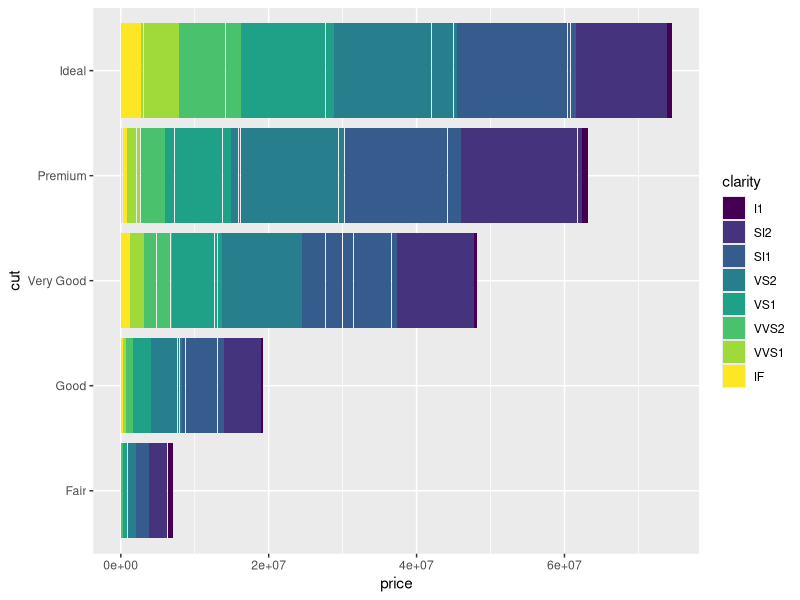
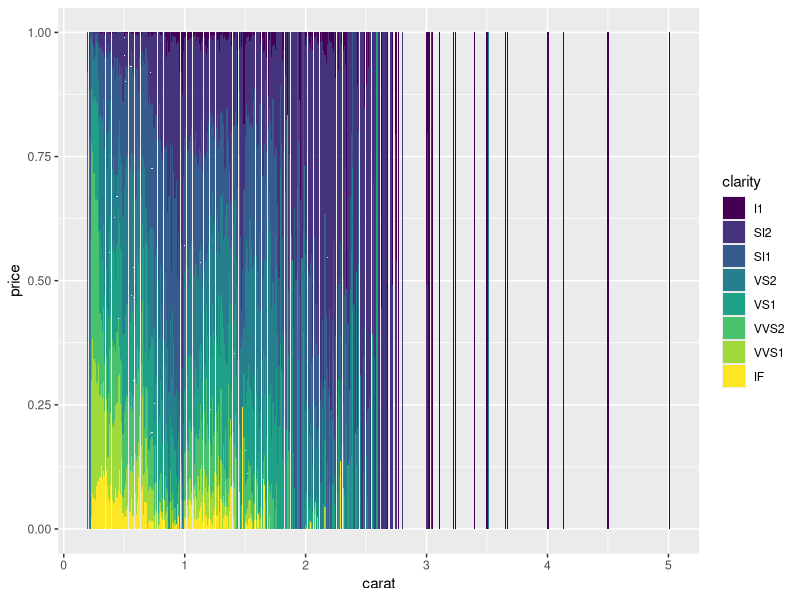
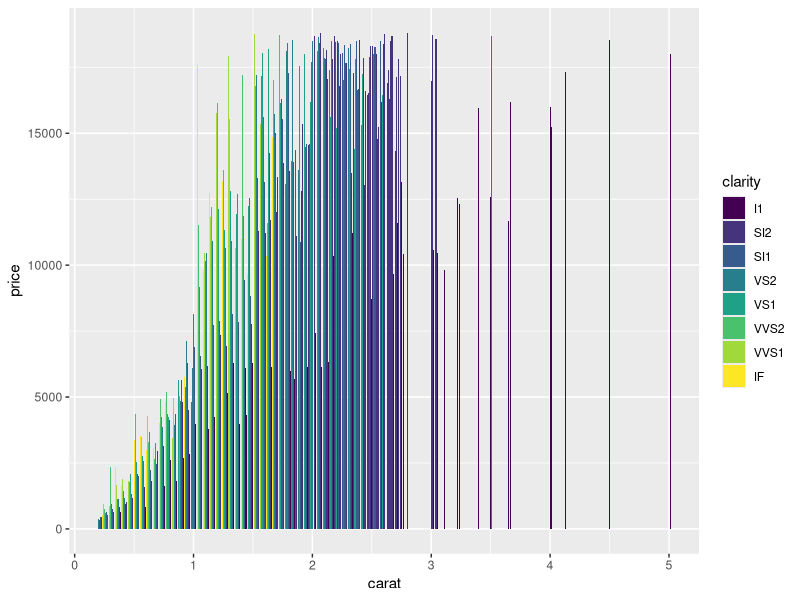
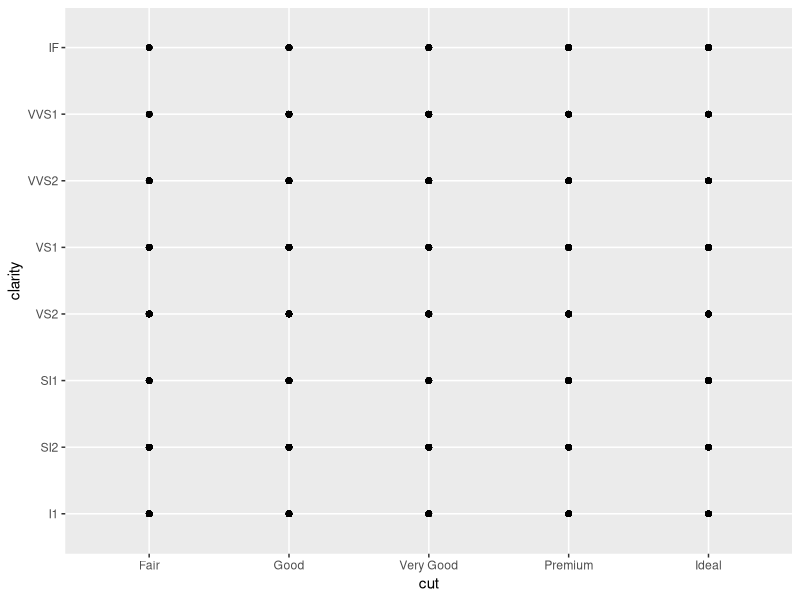
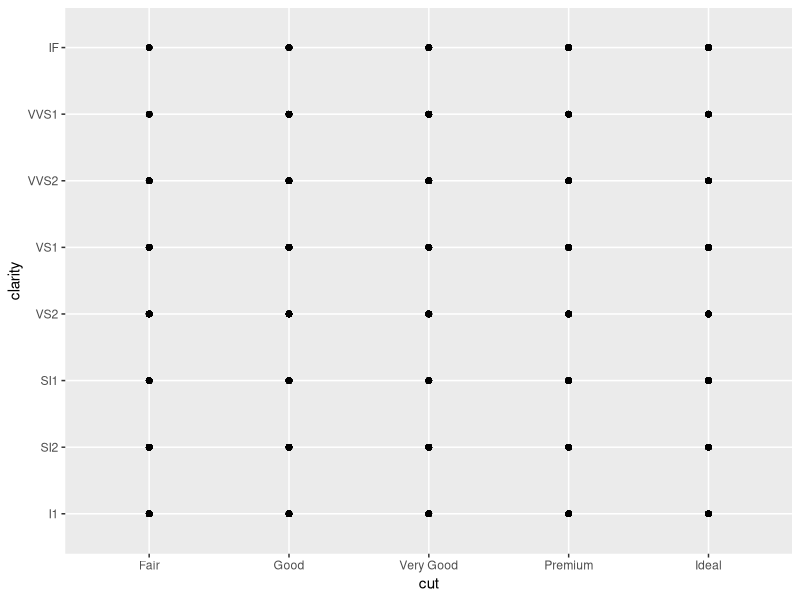
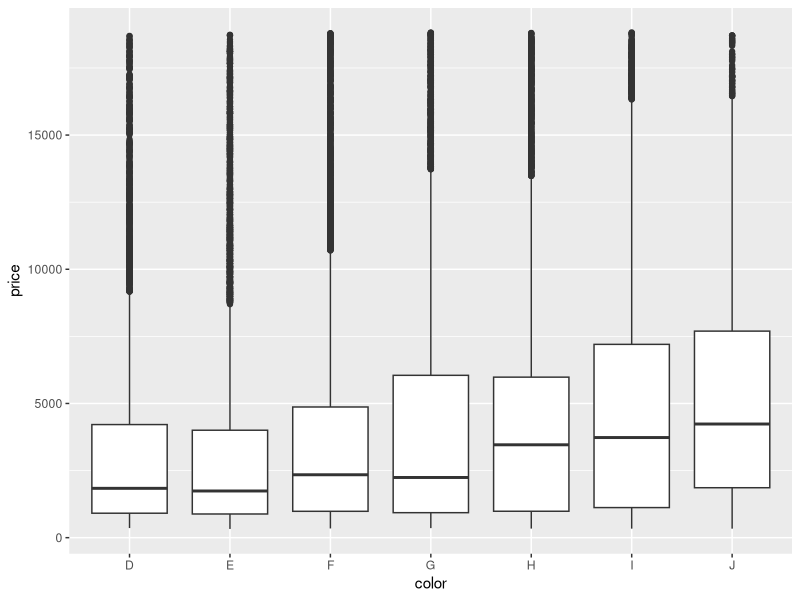
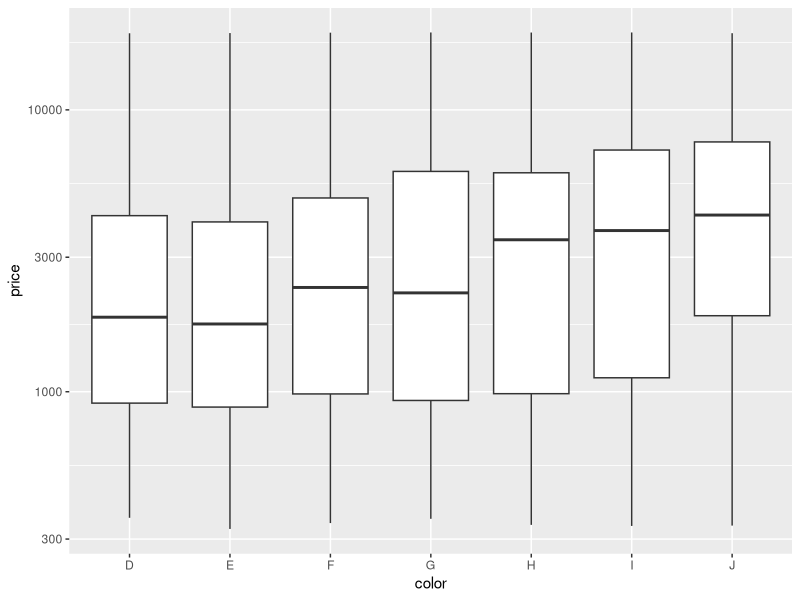
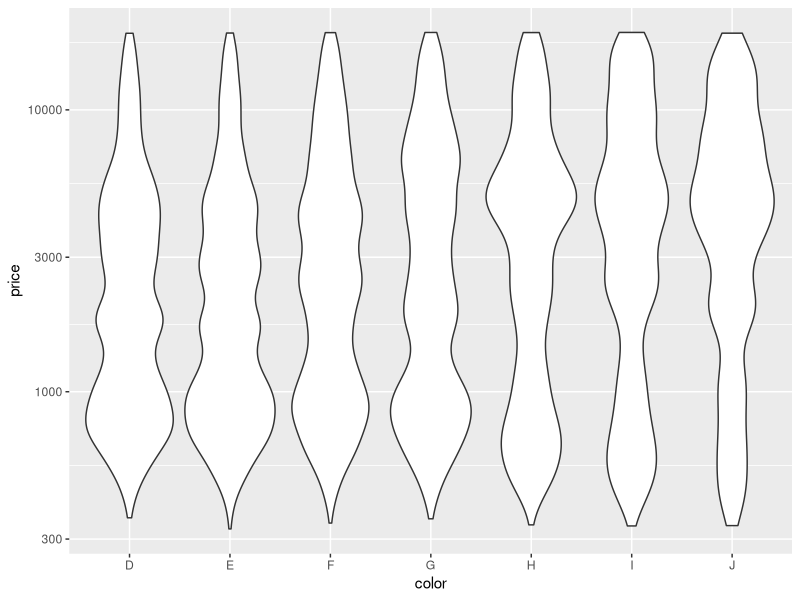

These figures' R source, in order: (Note: this script raises an error after producing the figures.)
# Exercise 2: advanced ggplot2 practice

# Install and load the `ggplot2` package
#install.packages('ggplot2')
library("ggplot2")

# For this exercise you will again be working with the `diamonds` data set.
# Use `?diamonds` to review details about this data set
?diamonds

## Position Adjustments

# Draw a column (bar) chart of diamonds cuts by price, with each bar filled by 
# clarity. You should see a _stacked_ bar chart.
ggplot(data = diamonds) +
  geom_col(
    mapping = aes(x = price, y = cut, fill = clarity)
  )

# Draw the same chart again, but with each element positioned to "fill" the y axis
ggplot(data = diamonds) +
  geom_col(
    mapping = aes(x = carat, y = price, fill = clarity), position = "fill"
  )

# Draw the same chart again, but with each element positioned to "dodge" each other
ggplot(data = diamonds) +
  geom_col(
    mapping = aes(x = carat, y = price, fill = clarity), position = "dodge"
  )

# Draw a plot with point geometry with the x-position mapped to `cut` and the 
# y-position mapped to `clarity`
# This creates a "grid" grouping the points
ggplot(data = diamonds) +
  geom_point(mapping = aes(x = cut, y = clarity))

# Use the "jitter" position adjustment to keep the points from all overlapping!
# (This works a little better with a sample of diamond data, such as from the 
# previous exercise).
ggplot(data = diamonds) +
  geom_point(mapping = aes(x = cut, y = clarity, position = "jitter"))


## Scales

# Draw a "boxplot" (with `geom_boxplot`) for the diamond's price (y) by color (x)
ggplot(data = diamonds) +
  geom_boxplot(mapping = aes(x = color, y = price))

# This has a lot of outliers, making it harder to read. To fix this, draw the 
# same plot but with a _logarithmic_ scale for the y axis.
ggplot(data = diamonds) +
  geom_boxplot(mapping = aes(x = color, y = price)) +
  scale_y_log10()

# For another version, draw the same plot but with `violin` geometry instead of 
# `boxplot` geometry!
# How does the logarithmic scale change the data presentation?
ggplot(data = diamonds) +
  geom_violin(mapping = aes(x = color, y = price)) +
  scale_y_log10()
# The prices are distributed better

# Another interesting plot: draw a plot of the diamonds price (y) by carat (x), 
# using a heatmap of 2d bins (geom_bin2d)
# What happens when you make the x and y channels scale logarithmically?
ggplot(data = diamonds) +
  geom_bin2d(mapping = aes(x = carat, y = price)) +
  scale_x_log10() +
  scale_y_log10()
# Data become continuous like a line

# Draw a scatter plot for the diamonds price (y) by carat (x). Color each point
# by the clarity (Remember, this will take a while. Use a sample of the diamonds 
# for faster results)
diamonds_sample <- sample_n(diamonds, 1000)
ggplot(data = diamonds_sample) +
  geom_point(mapping = aes(x = carat, y = price, color = clarity))


# Change the color of the previous plot using a ColorBrewer scale of your choice. 
# What looks nice?
diamonds_sample <- sample_n(diamonds, 1000)
ggplot(data = diamonds_sample) +
  geom_point(mapping = aes(x = carat, y = price, color = clarity)) +
  scale_color_brewer(palette = "Set2")



## Coordinate Systems

# Draw a bar chart with x-position and fill color BOTH mapped to cut
# For best results, SET the `width` of the geometry to be 1 (fill plot, no space
# between)
# TIP: You can save the plot to a variable for easier modifications
ggplot(data = diamonds) +
  geom_bar(mapping = aes(x = cut, fill = cut), width = 1)

# Draw the same chart, but with the coordinate system flipped
ggplot(data = diamonds) +
  geom_bar(mapping = aes(x = cut, fill = cut), width = 1) +
  coord_flip()

# Draw the same chart, but in a polar coordinate system. It's a Coxcomb chart!
ggplot(data = diamonds) +
  geom_bar(mapping = aes(x = cut, fill = cut), width = 1) +
  coord_polar(theta = "y")


## Facets

# Take the scatter plot of price by carat data (colored by clarity) and add 
# _facets_ based on the diamond's `color`
ggplot(data = diamonds) +
  geom_point(mapping = aes(x = carat, y = price, color = clarity)) +
  facet_wrap(~color)


## Saving Plots

# Use the `ggsave()` function to save the current (recent) plot to disk.
# Name the output file "my-plot.png".
# Make sure you've set the working directory!!
ggsave("my-plot.png")
